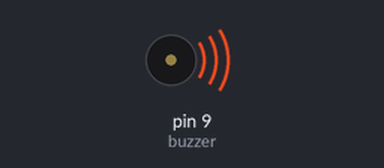
This sketch was run on a simulated Arduino Uno, built with avr-gcc and run on an emulated ATmega328P. Shown: buzzer (waves = sounding).

Above: at 0.05 s.
Timing chart, 0 to 3.0 s (numbered marks = the images above):
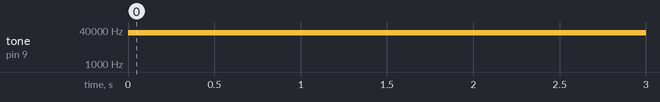

Measured:
- by itself, tone on pin 9 (buzzer): silent → 29464 Hz at 0.00 s

The sketch:

Tone.ino
```cpp
//https://programmingelectronics.com/an-easy-way-to-make-noise-with-arduino-using-tone/
//A sketch to demonstrate the tone() function

//Specify digital pin on the Arduino that the positive lead of piezo buzzer is attached.
#define buzzer 9

void setup() {
   Serial.begin (9600);
pinMode(buzzer, OUTPUT);
}//close setup

void loop() {

  /*Tone needs 2 arguments, but can take three
    1) Pin#
    2) Frequency - this is in hertz (cycles per second) which determines the pitch of the noise made
    3) Duration - how long teh tone plays
  */
  tone(buzzer, 1000, 500);

  tone(buzzer, 3000, 500);

  tone(buzzer, 50000, 500);

  tone(buzzer, 65535, 500);

  tone(buzzer, 85000, 500);

  tone(buzzer, 95000, 500);


  delay(500);

}
```
